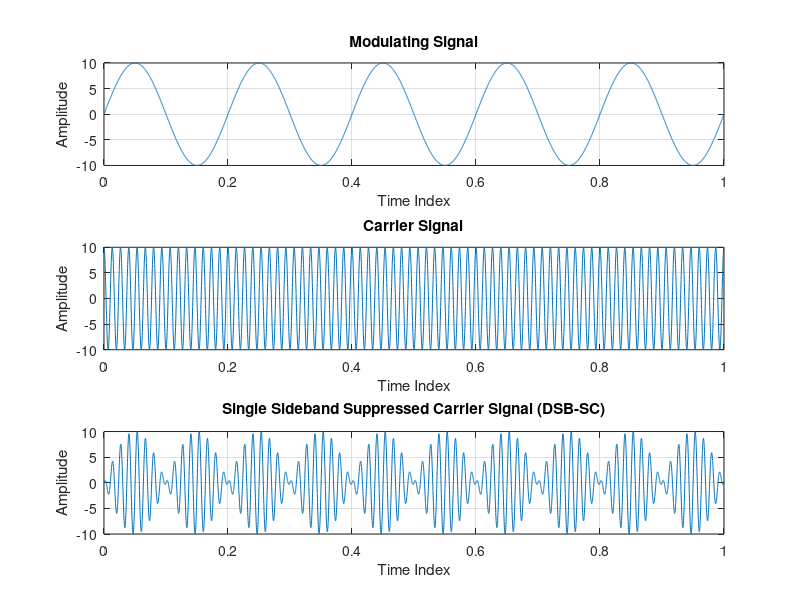

The MATLAB script that drew this image:
clc;
close all;
clear all;

% Modulating index
m_critical = 1; %critical
m_over = 1.5; %over
m_under = 0.5; %under

% Amplitude of modulating signal
Am = 10; 

% Frequency of modulating signal (Hz)
fm = 5; 

% Time period of modulating signal (s)
Ta = 1/fm; 

t = 0:Ta/1000:1;

% Modulating signal
ym = Am*sin(2*pi*fm*t);
figure(1)
subplot(3,1,1)
plot(t,ym)
grid on;
xlabel('Time Index')
ylabel('Amplitude')
title('Modulating Signal')

% Relation between Am/Cm and fc/fa
Ac = Am/m_critical; %CHANGE IN MODULATING INDEX

fc = fm*15;
Tc = 1/fc;

% Carrier signal
yc = Ac*cos(2*pi*fc*t);
subplot(3,1,2)
plot(t,yc)
grid on;
xlabel('Time Index')
ylabel('Amplitude')
title('Carrier Signal')

% SSB-SC signal
%y = cos(2*pi*(fm-fc)*t);
m_cap_t = sin(2*pi*fm*t);
y = ym.*cos(2*pi*fc*t)+m_cap_t.*sin(2*pi*fc*t);
subplot(3,1,3)
plot(t,y)
grid on;
xlabel('Time Index')
ylabel('Amplitude')
title('Single Sideband Suppressed Carrier Signal (DSB-SC)')
